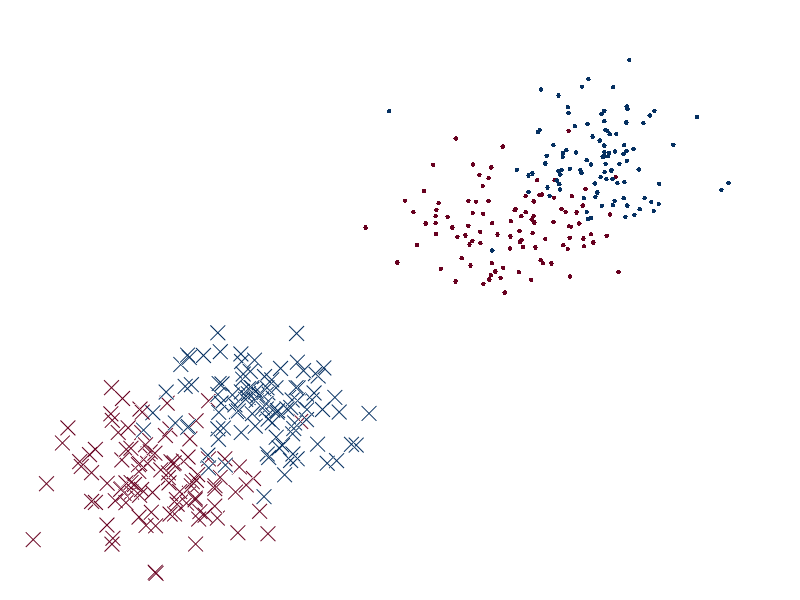
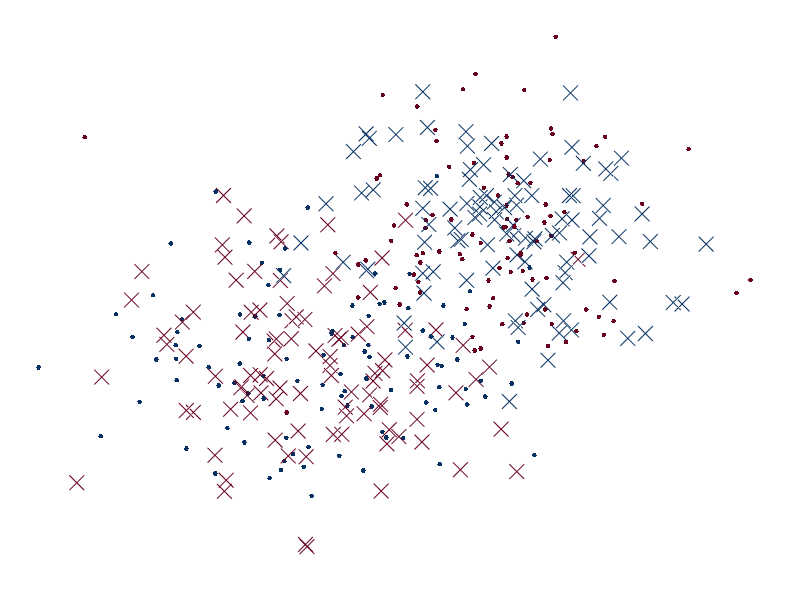
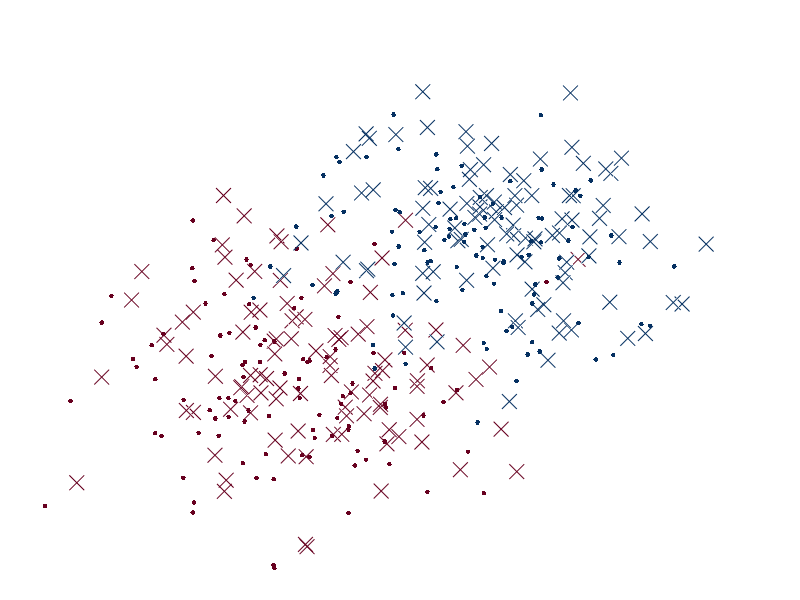
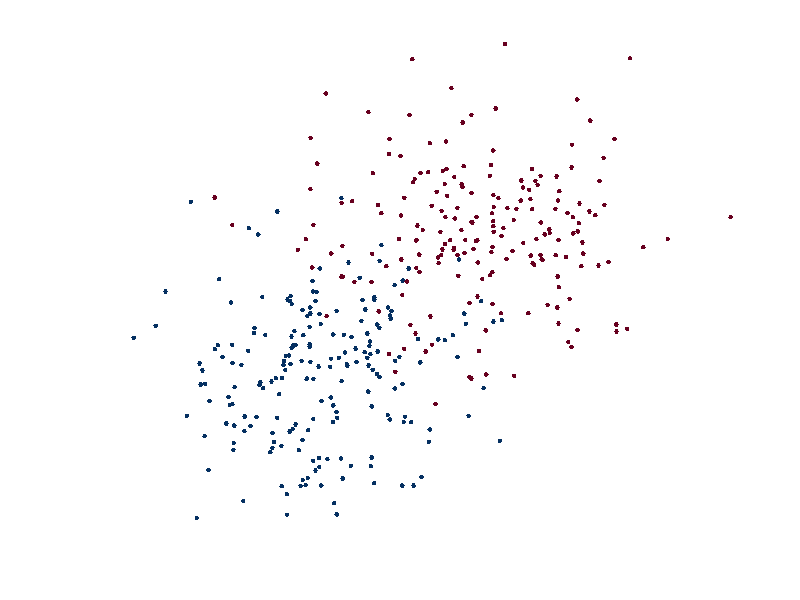

Write MATLAB code to recreate these figures, in order.
% % This script visualizes the problem of transfer learning with and synthetic
% % gaussian dataset
% Orginal space
close all;
clear all; 
Z= [randn(100,3); randn(100,3)+2];
Ys = [ones(100,1); ones(100,1)*2];

X= [randn(100,3)-5; randn(100,3)-7];
Yt = [ones(100,1)*3; ones(100,1)*4];

D = [Z;X];
Y = [Ys;Yt];
color_1 = [0 1 0]; % yellow: source label1
color_2 = [0 0 1];  %magenta: source label2
color_3 = [0 1 0]; %green: target label3
color_4 = [0 0 1]; %blue: target label4

cmap = [color_1; color_2; color_3;color_4];
label = cmap(Y,:);
 
figure;
hold on;
scatter3(D(find(Y==1),1),D(find(Y==1),2),D(find(Y==1),3),115,'.','MarkerFaceColor','#67001F','MarkerEdgeColor','#67001F');
scatter3(D(find(Y==2),1),D(find(Y==2),2),D(find(Y==2),3),115,'.','MarkerFaceColor','#053061','MarkerEdgeColor','#053061');
scatter3(D(find(Y==3),1),D(find(Y==3),2),D(find(Y==3),3),115,'x','MarkerFaceColor','#053061','MarkerEdgeColor','#053061');
scatter3(D(find(Y==4),1),D(find(Y==4),2),D(find(Y==4),3),115,'x','MarkerFaceColor','#67001F','MarkerEdgeColor','#67001F');
% xlabel("x_1");
% ylabel("x_2");
set(gca,'xtick',[])
set(gca,'ytick',[])
set(gca,'LooseInset',get(gca,'TightInset'));
set(gca,'box','off')
set(gca,'Visible','off')
print("Homogenoues_Transfer_Problem","-depsc","-r400")

Z = zscore(Z,1); X = zscore(X,1);

D = [Z;X];
Y = [Ys;Yt];
figure;
hold on;
scatter3(D(find(Y==1),1),D(find(Y==1),2),D(find(Y==1),3),115,'.','MarkerFaceColor','#053061','MarkerEdgeColor','#053061');
scatter3(D(find(Y==2),1),D(find(Y==2),2),D(find(Y==2),3),115,'.','MarkerFaceColor','#67001F','MarkerEdgeColor','#67001F');
scatter3(D(find(Y==3),1),D(find(Y==3),2),D(find(Y==3),3),115,'x','MarkerFaceColor','#053061','MarkerEdgeColor','#053061');
scatter3(D(find(Y==4),1),D(find(Y==4),2),D(find(Y==4),3),115,'x','MarkerFaceColor','#67001F','MarkerEdgeColor','#67001F');
set(gca,'xtick',[])
set(gca,'ytick',[])
set(gca,'LooseInset',get(gca,'TightInset'));
set(gca,'box','off')
set(gca,'Visible','off')
print("DataNormalized","-depsc","-r400")


[~,ZS,~] = svd(Z);
[U,~,V] = svd(X);
Z = (U*ZS*V')+0.1*randn
D = [Z;X];

Y = [Ys;Yt];
figure;
hold on;
scatter3(D(find(Y==1),1),D(find(Y==1),2),D(find(Y==1),3),115,'.','MarkerFaceColor','#053061','MarkerEdgeColor','#053061');
scatter3(D(find(Y==2),1),D(find(Y==2),2),D(find(Y==2),3),115,'.','MarkerFaceColor','#67001F','MarkerEdgeColor','#67001F');
scatter3(D(find(Y==3),1),D(find(Y==3),2),D(find(Y==3),3),115,'x','MarkerFaceColor','#053061','MarkerEdgeColor','#053061');
scatter3(D(find(Y==4),1),D(find(Y==4),2),D(find(Y==4),3),115,'x','MarkerFaceColor','#67001F','MarkerEdgeColor','#67001F');
set(gca,'xtick',[])
set(gca,'ytick',[])
set(gca,'LooseInset',get(gca,'TightInset'));
set(gca,'box','off')
set(gca,'Visible','off')
print("BasisTransfer","-depsc","-r400")


% 
%%%%%%%%%%%%%%%%%%%%%%%%%%%%%%%%%%%%%%%%%%%%%%%%%%%%
Z= randn(200,3)+2;
Ys = ones(200,1);
X= randn(200,3);
Yt = ones(200,1)*2;

D = [Z;X];
Y = [Ys;Yt];
cmap = [color_1; color_2;];
label = cmap(Y,:);

figure;
hold on;
scatter3(D(find(Y==1),1),D(find(Y==1),2),D(find(Y==1),3),115,'.','MarkerFaceColor','#67001F','MarkerEdgeColor','#67001F');
scatter3(D(find(Y==2),1),D(find(Y==2),2),D(find(Y==2),3),115,'.','MarkerFaceColor','#053061','MarkerEdgeColor','#053061');
scatter3(D(find(Y==3),1),D(find(Y==3),2),D(find(Y==3),3),115,'.','MarkerFaceColor','#67001F','MarkerEdgeColor','#67001F');
scatter3(D(find(Y==4),1),D(find(Y==4),2),D(find(Y==4),3),115,'.','MarkerFaceColor','#053061','MarkerEdgeColor','#053061');
% xlabel("x_1");
% ylabel("x_2")
set(gca,'xtick',[])
set(gca,'ytick',[])
set(gca,'LooseInset',get(gca,'TightInset'));
set(gca,'box','off')
set(gca,'Visible','off')
print("Traditional_Problem","-depsc","-r400")
% 
% 
